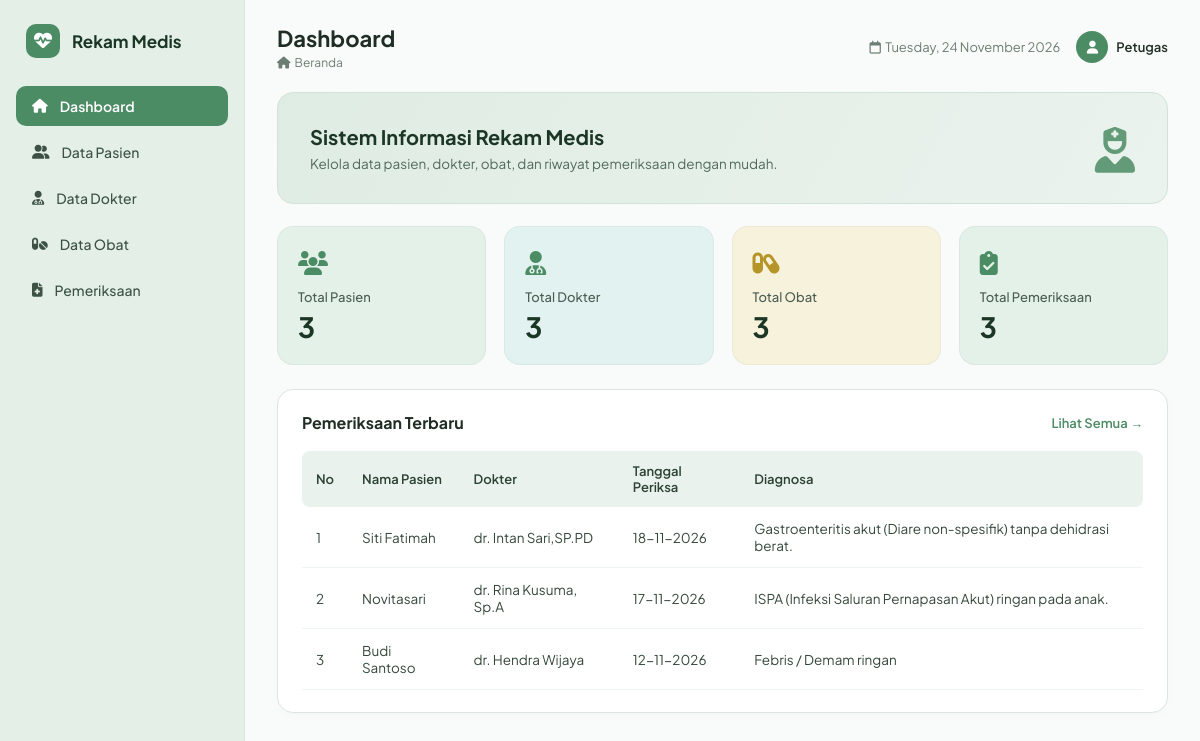
The page / on the database its author committed.
### tables this page shows
CREATE TABLE `rekam_medis` (
  `id_rekam` int(11) NOT NULL,
  `id_pasien` int(11) NOT NULL,
  `id_dokter` int(11) NOT NULL,
  `id_obat` int(11) NOT NULL,
  `tanggal_periksa` date NOT NULL,
  `keluhan` text NOT NULL,
  `diagnosa` text NOT NULL,
  `tindakan` text NOT NULL,
  `resep` varchar(100) NOT NULL
);

CREATE TABLE `pasien` (
  `id_pasien` int(11) NOT NULL,
  `no_rm` varchar(20) NOT NULL,
  `nama_pasien` varchar(100) NOT NULL,
  `jenis_kelamin` enum('L','P') NOT NULL,
  `tanggal_lahir` date NOT NULL,
  `alamat` text NOT NULL
);

CREATE TABLE `dokter` (
  `id_dokter` int(11) NOT NULL,
  `nama_dokter` varchar(100) NOT NULL,
  `spesialisasi` varchar(50) NOT NULL
);

### index.php (the view)
<?php
include 'koneksi.php';
include 'layout.php';
$jml_pasien = mysqli_fetch_assoc(mysqli_query($koneksi, "SELECT COUNT(*) AS t FROM pasien"))['t'];
$jml_dokter = mysqli_fetch_assoc(mysqli_query($koneksi, "SELECT COUNT(*) AS t FROM dokter"))['t'];
$jml_obat   = mysqli_fetch_assoc(mysqli_query($koneksi, "SELECT COUNT(*) AS t FROM obat"))['t'];
$jml_rekam  = mysqli_fetch_assoc(mysqli_query($koneksi, "SELECT COUNT(*) AS t FROM rekam_medis"))['t'];
header_layout("Dashboard", "Beranda", "dashboard");
?>
<div class="welcome-banner">
    <div>
        <h2>Sistem Informasi Rekam Medis</h2>
        <p>Kelola data pasien, dokter, obat, dan riwayat pemeriksaan dengan mudah.</p>
    </div>
    <div class="banner-badge"><i class="fa-solid fa-user-nurse"></i></div>
</div>
<div class="stats-grid">
    <div class="stat-card c1">
        <div class="stat-icon"><i class="fa-solid fa-users"></i></div>
        <div class="stat-label">Total Pasien</div>
        <div class="stat-value"><?= $jml_pasien ?></div>
    </div>
    <div class="stat-card c2">
        <div class="stat-icon"><i class="fa-solid fa-user-doctor"></i></div>
        <div class="stat-label">Total Dokter</div>
        <div class="stat-value"><?= $jml_dokter ?></div>
    </div>
    <div class="stat-card c3">
        <div class="stat-icon"><i class="fa-solid fa-capsules"></i></div>
        <div class="stat-label">Total Obat</div>
        <div class="stat-value"><?= $jml_obat ?></div>
    </div>
    <div class="stat-card c4">
        <div class="stat-icon"><i class="fa-solid fa-clipboard-check"></i></div>
        <div class="stat-label">Total Pemeriksaan</div>
        <div class="stat-value"><?= $jml_rekam ?></div>
    </div>
</div>
<div class="card-box">
    <div class="card-header">
        <h3 style="font-size:16px;">Pemeriksaan Terbaru</h3>
        <a href="rekam_medis.php" style="font-size:13px; color:var(--primary); text-decoration:none; font-weight:600;">Lihat Semua &rarr;</a>
    </div>
    <table>
        <thead>
            <tr>
                <th>No</th>
                <th>Nama Pasien</th>
                <th>Dokter</th>
                <th>Tanggal Periksa</th>
                <th>Diagnosa</th>
            </tr>
        </thead>
        <tbody>
            <?php
            $no = 1;
            $q = mysqli_query($koneksi, "SELECT r.*, p.nama_pasien, d.nama_dokter
                                         FROM rekam_medis r
                                         INNER JOIN pasien p ON r.id_pasien = p.id_pasien
                                         INNER JOIN dokter d ON r.id_dokter = d.id_dokter
                                         ORDER BY r.id_rekam DESC LIMIT 5");
            while ($row = mysqli_fetch_assoc($q)):
            ?>
            <tr>
                <td><?= $no++ ?></td>
                <td><?= htmlspecialchars($row['nama_pasien']) ?></td>
                <td><?= htmlspecialchars($row['nama_dokter']) ?></td>
                <td><?= date('d-m-Y', strtotime($row['tanggal_periksa'])) ?></td>
                <td><?= htmlspecialchars($row['diagnosa']) ?></td>
            </tr>
            <?php endwhile; ?>
        </tbody>
    </table>
</div>
<?php footer_layout(); ?>

### layout.php (shortened to what this page needs)
<?php
function header_layout($judul, $breadcrumb, $active_menu) {
    $tanggal = date('l, d F Y');
?>
<!DOCTYPE html>
<html lang="id">
<head>
    <link rel="stylesheet" href="style.css">
    <link rel="stylesheet" href="https://cdnjs.cloudflare.com/ajax/libs/font-awesome/6.5.0/css/all.min.css">
</head>
<body>
<div class="app-container">
    <aside class="sidebar">
        <div class="brand">
            <div class="brand-icon"><i class="fa-solid fa-heart-pulse"></i></div>
            <span>Rekam Medis</span>
        </div>
        <ul class="menu-list">
            <li><a href="index.php" class="<?= $active_menu=='dashboard'?'active':'' ?>"><i class="fa-solid fa-house"></i> Dashboard</a></li>
            <li><a href="pasien.php" class="<?= $active_menu=='pasien'?'active':'' ?>"><i class="fa-solid fa-user-group"></i> Data Pasien</a></li>
            <li><a href="dokter.php" class="<?= $active_menu=='dokter'?'active':'' ?>"><i class="fa-solid fa-user-doctor"></i> Data Dokter</a></li>
            <li><a href="obat.php" class="<?= $active_menu=='obat'?'active':'' ?>"><i class="fa-solid fa-pills"></i> Data Obat</a></li>
            <li><a href="rekam_medis.php" class="<?= $active_menu=='pemeriksaan'?'active':'' ?>"><i class="fa-solid fa-file-medical"></i> Pemeriksaan</a></li>
        </ul>
    </aside>
    <main class="main-content">
        <div class="topbar">
            <div class="page-title">
                <h1><?= $judul ?></h1>
                <div class="breadcrumb"><i class="fa-solid fa-house"></i> &nbsp;<?= $breadcrumb ?></div>
            </div>
            <div class="topbar-right">
                <span><i class="fa-regular fa-calendar"></i> &nbsp;<?= $tanggal ?></span>
                <div class="user-badge">
                    <div class="user-avatar"><i class="fa-solid fa-user"></i></div>
                    <span>Petugas</span>
                </div>
            </div>
        </div>
<?php
}
function footer_layout() {
    echo "</main></div></body></html>";
}
?>

### style.css (style rules this page uses)
:root { --primary: #4c8c64; --primary-dark: #3b7250; --sage-bg: #eef5f0; --sage-sidebar: #e3efe7; --sage-card: #d9eae0; --text-dark: #1f2d24; --text-muted: #6c7d73; --border-color: #dce6df; --white: #ffffff; }
* { box-sizing: border-box; margin: 0; padding: 0; font-family: 'Plus Jakarta Sans', sans-serif; }
body { background-color: #f4f8f5; color: var(--text-dark); }
.app-container { display: flex; min-height: 100vh; }
.sidebar { width: 245px; background: var(--sage-sidebar); padding: 24px 16px; display: flex; flex-direction: column; border-right: 1px solid var(--border-color); position: fixed; height: 100vh; }
.brand { display: flex; align-items: center; gap: 12px; padding: 0 10px 28px; font-weight: 700; font-size: 17px; color: #1b3625; }
.brand-icon { width: 34px; height: 34px; background: var(--primary); color: white; border-radius: 10px; display: flex; align-items: center; justify-content: center; font-size: 18px; }
.menu-list { list-style: none; display: flex; flex-direction: column; gap: 6px; flex: 1; }
.menu-list a { display: flex; align-items: center; gap: 12px; padding: 11px 16px; border-radius: 10px; text-decoration: none; color: #3d5245; font-size: 14px; font-weight: 500; transition: 0.2s; }
.menu-list a.active { background: var(--primary); color: var(--white); font-weight: 600; }
.main-content { flex: 1; margin-left: 245px; padding: 24px 32px; background: #f8fbf9; }
.topbar { display: flex; justify-content: space-between; align-items: center; margin-bottom: 22px; }
.page-title h1 { font-size: 22px; font-weight: 700; }
.breadcrumb { font-size: 12px; color: var(--text-muted); margin-top: 3px; }
.topbar-right { display: flex; align-items: center; gap: 16px; font-size: 13px; color: var(--text-muted); }
.user-badge { display: flex; align-items: center; gap: 8px; font-weight: 600; color: var(--text-dark); }
.user-avatar { width: 32px; height: 32px; background: var(--primary); color: white; border-radius: 50%; display: flex; align-items: center; justify-content: center; }
.welcome-banner { background: linear-gradient(120deg, #dfece3 0%, #eaf3ed 100%); border-radius: 16px; padding: 26px 32px; display: flex; justify-content: space-between; align-items: center; margin-bottom: 22px; border: 1px solid #d1e3d7; }
.welcome-banner h2 { font-size: 20px; margin-bottom: 6px; color: #1b3625; }
.welcome-banner p { font-size: 13.5px; color: #52695b; }
.banner-badge { font-size: 46px; color: var(--primary); opacity: 0.85; }
.stats-grid { display: grid; grid-template-columns: repeat(4, 1fr); gap: 18px; margin-bottom: 24px; }
.stat-card { padding: 20px; border-radius: 16px; border: 1px solid rgba(0,0,0,0.04); }
.stat-card.c1 { background: #e3f1e8; }
.stat-card.c2 { background: #e1f2f0; }
.stat-card.c3 { background: #f7f2dc; }
.stat-card.c4 { background: #e3f1e8; }
.stat-icon { font-size: 24px; margin-bottom: 12px; color: var(--primary); }
.stat-card.c3 .stat-icon { color: #b59428; }
.stat-label { font-size: 13px; color: #4c5e53; font-weight: 500; }
.stat-value { font-size: 28px; font-weight: 700; margin-top: 4px; color: #1b3625; }
.card-box { background: var(--white); border-radius: 16px; padding: 22px 24px; border: 1px solid var(--border-color); box-shadow: 0 2px 10px rgba(0,0,0,0.02); }
.card-header { display: flex; justify-content: space-between; align-items: center; margin-bottom: 18px; gap: 12px; }
table { width: 100%; border-collapse: collapse; }
thead th { background: #e9f2ec; color: #2b4234; font-weight: 600; font-size: 13px; padding: 12px 14px; text-align: left; }
thead th:first-child { border-radius: 8px 0 0 8px; }
thead th:last-child { border-radius: 0 8px 8px 0; }
tbody td { padding: 13px 14px; font-size: 13.5px; border-bottom: 1px solid #eff5f1; color: #34473b; }

### rows shown on the page
rekam_medis: id_pasien.nama_pasien "Siti Fatimah", id_dokter.nama_dokter "dr. Intan Sari,SP.PD", tanggal_periksa "18-11-2026", diagnosa "Gastroenteritis akut (Diare non-spesifik) tanpa dehidrasi berat."
rekam_medis: id_pasien.nama_pasien "Novitasari", id_dokter.nama_dokter "dr. Rina Kusuma, Sp.A", tanggal_periksa "17-11-2026", diagnosa "ISPA (Infeksi Saluran Pernapasan Akut) ringan pada anak."
rekam_medis: id_pasien.nama_pasien "Budi Santoso", id_dokter.nama_dokter "dr. Hendra Wijaya", tanggal_periksa "12-11-2026", diagnosa "Febris / Demam ringan"

### other values the page prints
$judul "Dashboard"
$breadcrumb "Beranda"
$jml_pasien "3"
$jml_dokter "3"
$jml_obat "3"
$jml_rekam "3"
